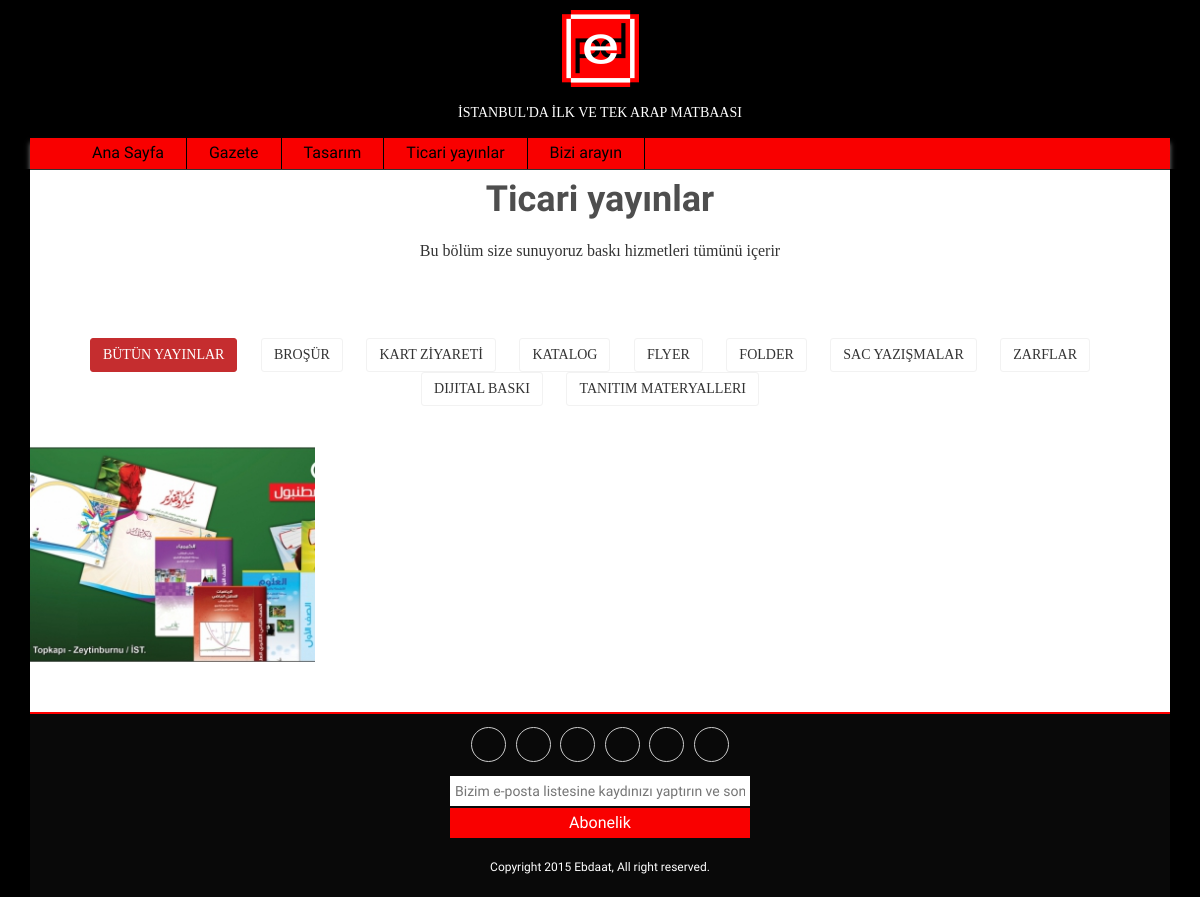
/tr/Commercial-publications.php, run on the app's committed database.
### tables this page shows
CREATE TABLE IF NOT EXISTS `publications_type` (
  `id` int(11) NOT NULL AUTO_INCREMENT,
  `title` varchar(1000) NOT NULL,
  `filter` varchar(1000) NOT NULL,
  `tr` varchar(255) NOT NULL,
  PRIMARY KEY (`id`),
  UNIQUE KEY `id` (`id`),
  KEY `id_2` (`id`),
  KEY `id_3` (`id`)
);

CREATE TABLE IF NOT EXISTS `social` (
  `id` int(11) NOT NULL AUTO_INCREMENT,
  `type_id` int(11) NOT NULL,
  `link` varchar(1000) NOT NULL,
  `title` varchar(1000) NOT NULL,
  PRIMARY KEY (`id`),
  UNIQUE KEY `id` (`id`),
  KEY `id_2` (`id`)
);

CREATE TABLE IF NOT EXISTS `social_types` (
  `id` int(11) NOT NULL AUTO_INCREMENT,
  `type` varchar(1000) NOT NULL,
  `icon` varchar(1000) NOT NULL,
  PRIMARY KEY (`id`),
  UNIQUE KEY `id` (`id`),
  KEY `id_2` (`id`),
  KEY `id_3` (`id`)
);

### tr/Commercial-publications.php (the view, shortened to what this page needs)
<?php
include"header.php";
?>
<section class="content">
    <section id="portfolio">
        <div class="center">
           <h2>Ticari yayınlar</h2>
           <p class="lead">Bu bölüm size sunuyoruz baskı hizmetleri tümünü içerir</p>
        </div>
        <ul class="portfolio-filter text-center">
            <li><a class="btn btn-default active" href="#" data-filter="*">bütün yayınlar</a></li>
            <?php
            $selectDesignTypes = "SELECT * FROM publications_type";
            $queryDesignTypes  = mysql_query($selectDesignTypes)or die (mysql_error());
            while($row=mysql_fetch_array($queryDesignTypes)){
                $titleDesignTypes=htmlspecialchars($row[3]);
                $filterDesignTypes=htmlspecialchars($row[2]);
                        echo ' <li><a class="btn btn-default" href="#" data-filter=".'.$filterDesignTypes.'">'.$titleDesignTypes.'</a></li>';
            }
            ?>
        </ul>
        <div class="row">
            <div class="portfolio-items">
                <?php
                $selectDesign = "SELECT * FROM publications";
                $queryDesign  = mysql_query($selectDesign)or die (mysql_error());
                while($row=mysql_fetch_array($queryDesign)){
                    $thumb       =  htmlspecialchars($row[2]);
                    $title       =  htmlspecialchars($row[10]);
                    $description =  htmlspecialchars($row[11]);
                    $image       =  htmlspecialchars($row[5]);
                    $number      =  htmlspecialchars($row[6]);
                    $price       =  htmlspecialchars($row[7]);
                    $d = Cut_Text($description, $limit = 100, "....");
                    $selectType  = "SELECT filter FROM publications_type where id=$row[1]";
                    $queryType   = mysql_query($selectType)or die (mysql_error());
                    $class       =  mysql_fetch_row($queryType);
                    echo '
                    <div class="portfolio-item '.$class[0].' col-xs-12 col-sm-4 col-md-3">
                        <div class="recent-work-wrap">
                            <img class="img-responsive" src="../images/publications/recent/'.$thumb.'" alt="">
                            <div class="overlay">
                                <div class="recent-work-inner">
                                    <h3><a href="#">'.$title.'</a></h3>
                                    <p>
                                    '.$d.'<br />
                                    Adet : '.$number.'  <br/>
                                    Fiyat : '.$price.' TL
                                    </p>
                                    <a class="preview" href="../images/publications/full/'.$image.'" rel="prettyPhoto"><i class="fa fa-eye"></i> gösteri </a>
                                </div>
                            </div>
                        </div>
                    </div>';
                }?>
            </div>
        </div>
    </section>
</section>
<?php include"footer.php"; ?>

### tr/footer.php (shortened to what this page needs)
    </div>
    <div class="container">
        <footer>
            <div class="row-h">
               <div class="social">
                    <ul class="social-share">
                        <?php
                        $selectSocial = "SELECT * FROM social";
                        $querySocial  = mysql_query($selectSocial)or die (mysql_error());
                        while($row=mysql_fetch_array($querySocial)){
                            $link=htmlspecialchars($row[2]);
                            $title=htmlspecialchars($row[3]);
                            $selectType="SELECT icon FROM social_types where id=$row[1]";
                            $queryType=mysql_query($selectType)or die (mysql_error());
                            $class=mysql_fetch_row($queryType);
                            echo '
                                <li>
                                    <a href="http://'.$link.'" title="'.$title.'" target="_blank">
                                        <i class="fa '.$class[0].'"></i>
                                    </a>
                                </li>';
                        }?>
                    </ul>
               </div>
            </div>
            <div class="row-h">
                <form id="mailing-list-form" method="post" action="">
                    <input type="email" name="email" value="" placeholder="Bizim e-posta listesine kaydınızı yaptırın ve son alıyorsunuz" />
                    <button name="submitmailing" value="">Abonelik</button>
                </form>
            </div>
            <div class="row-h">
                <div class="copy"><?php echo s_copy; ?></div>
            </div>
        </footer>
    </div>
	</body>
</html>

### tr/css/main.css (style rules this page uses)
.center h2 { font-size: 36px; margin-top: 0; margin-bottom: 20px; }
.center { text-align: center; padding-bottom: 55px; }
.lead { font-size: 16px; line-height: 24px; font-weight: 400; }
.social { text-align: center; }
.social-share { display: inline-block; list-style: none; padding: 0px; margin: 0px; }
ul.social-share li { display: inline-block; margin: 3px; }
ul.social-share li a { display: inline-block; color: #fff; background: none; width: 35px; height: 35px; line-height: 1.7; text-align: center; border-radius: 35px; border: 1px solid #ccc; font-size: 22px; }
.recent-work-wrap { position: relative; }
.portfolio-items, .portfolio-filter { list-style: none outside none; margin: 0 0 40px 0; padding: 0; }
.portfolio-filter > li { display: inline-block; }
.portfolio-filter > li a { background: none repeat scroll 0 0 #FFFFFF; font-size: 14px; font-weight: 400; margin-right: 20px; text-transform: uppercase; transition: all 0.9s ease 0s; -moz-transition: all 0.9s ease 0s; -webkit-transition: all 0.9s ease 0s; -o-transition: all 0.9s ease 0s; border: 1px solid #F2F2F2; outline: none; border-radius: 3px; }
.portfolio-filter > li a:hover, .portfolio-filter > li a.active { color:#fff; background: #c52d2f; border: 1px solid #c52d2f; box-shadow: none; -webkit-box-shadow: none; }
.portfolio-item { margin: 0; padding:0; }
.isotope-item { z-index: 2; }
.isotope, .isotope .isotope-item { -webkit-transition-duration: 0.8s; -moz-transition-duration: 0.8s; -ms-transition-duration: 0.8s; -o-transition-duration: 0.8s; transition-duration: 0.8s; }
.isotope { -webkit-transition-property: height, width; -moz-transition-property: height, width; -ms-transition-property: height, width; -o-transition-property: height, width; transition-property: height, width; }
.isotope .isotope-item { -webkit-transition-property: -webkit-transform, opacity; -moz-transition-property: -moz-transform, opacity; -ms-transition-property: -ms-transform, opacity; -o-transition-property: -o-transform, opacity; transition-property: transform, opacity; }

### tr/css/responsive.css (style rules this page uses)
@media (min-width: 1200px) { #portfolio .row { margin-left: -10px; margin-right: -10px; } }

### data on the page
publications_type: tr "BROŞÜR"
publications_type: tr "KART ZİYARETİ"
publications_type: tr "KATALOG"
publications_type: tr "FLYER"
publications_type: tr "FOLDER"
publications_type: tr "SAC YAZIŞMALAR"
publications_type: tr "ZARFLAR"
publications_type: tr "DIJITAL BASKI"
publications_type: tr "TANITIM MATERYALLERI"

### other printed values
s_copy "Copyright 2015 Ebdaat, All right reserved."
